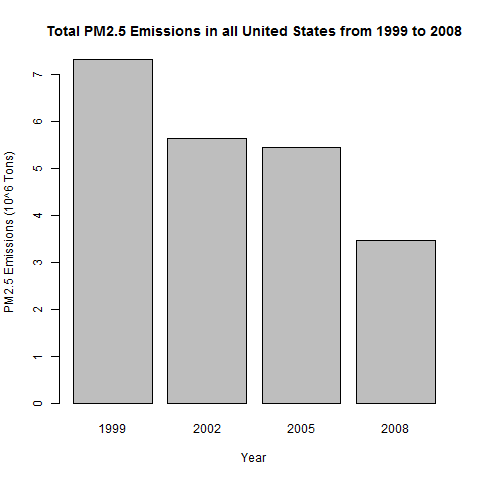

This chart was generated by the following R code:

### plot1.R
# (1) Sum of Total Emissions
total_emi <- aggregate(Emissions ~ year,NEI, sum)
# (2) Plot of Total Emissions against year
png(file = "plot1.png")
barplot(total_emi$Emissions/10^6,
        names.arg=total_emi$year,
        xlab="Year",
        ylab="PM2.5 Emissions (10^6 Tons)",
        main="Total PM2.5 Emissions in all United States from 1999 to 2008")
dev.off()